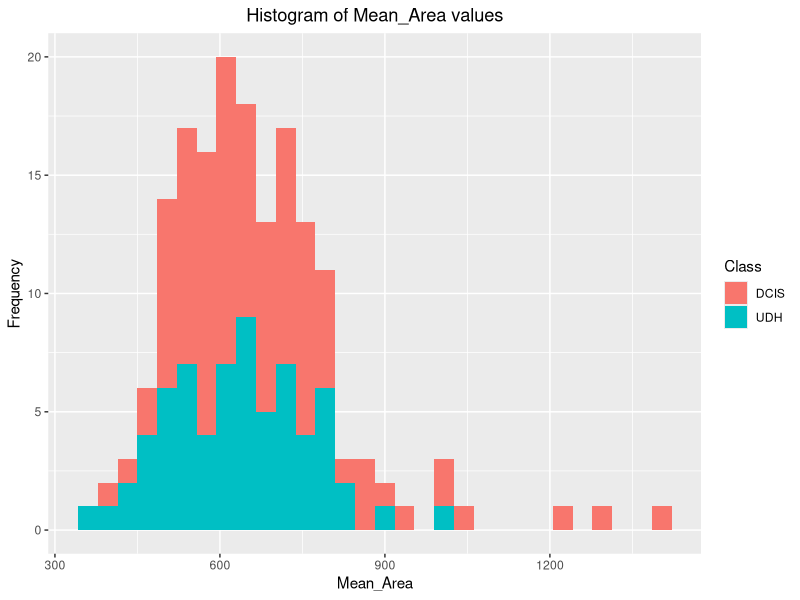
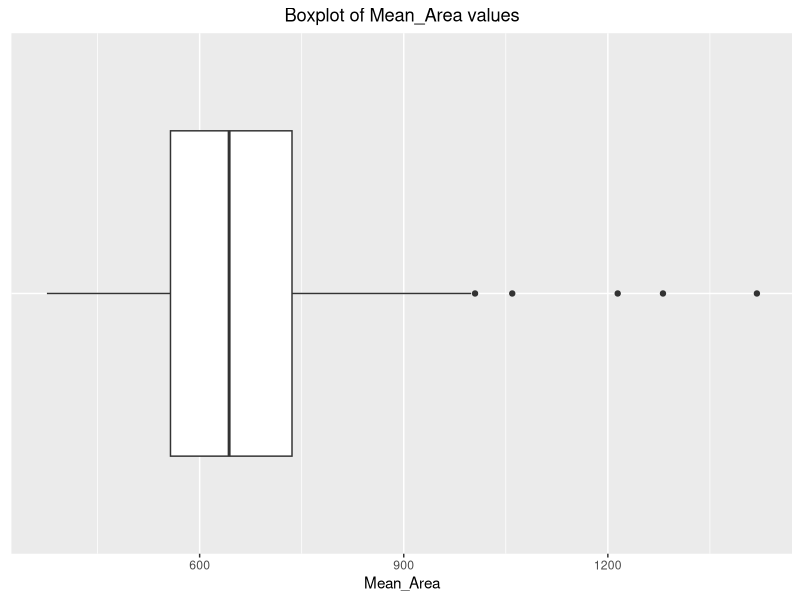
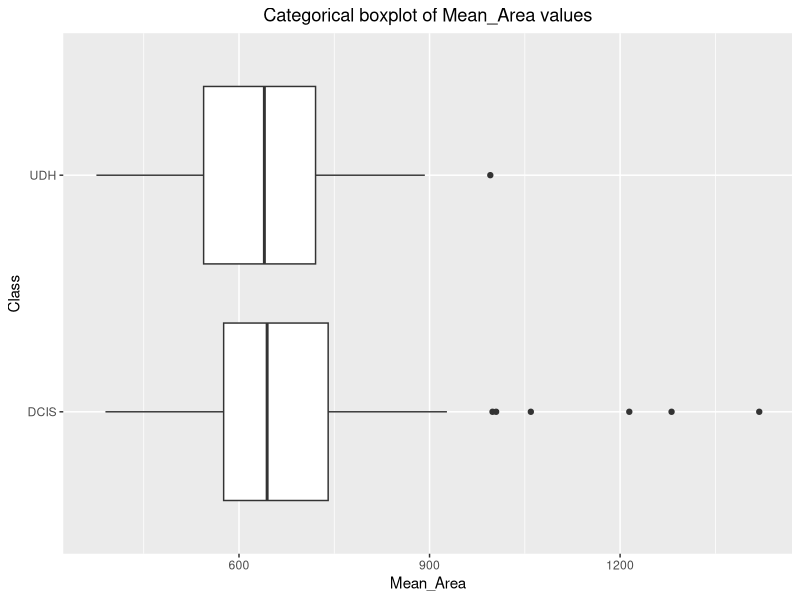
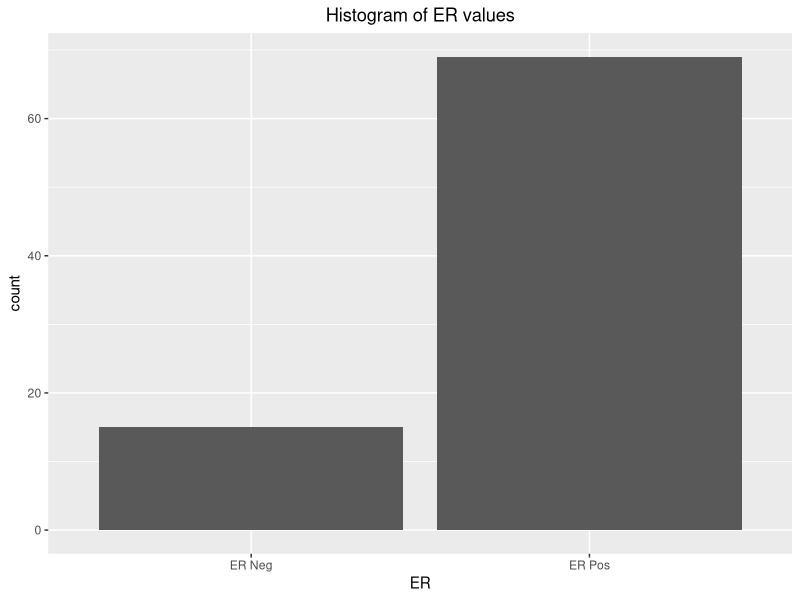
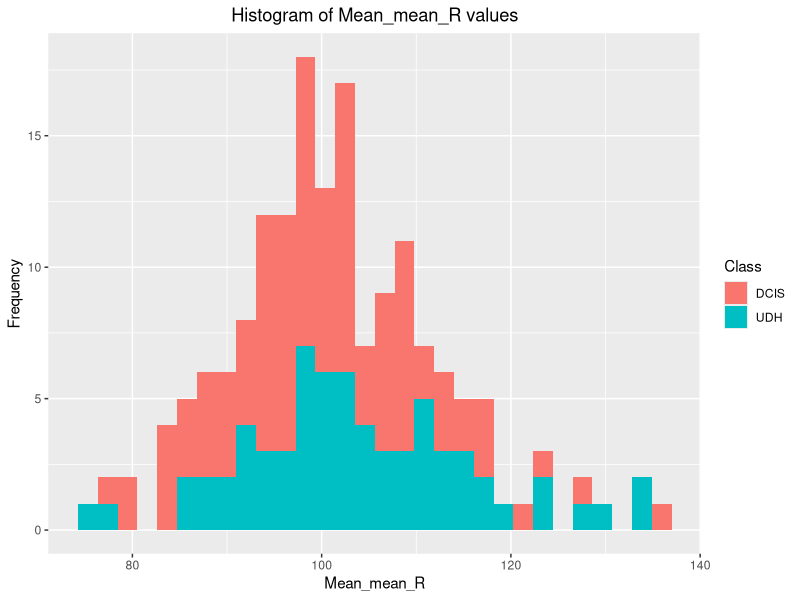
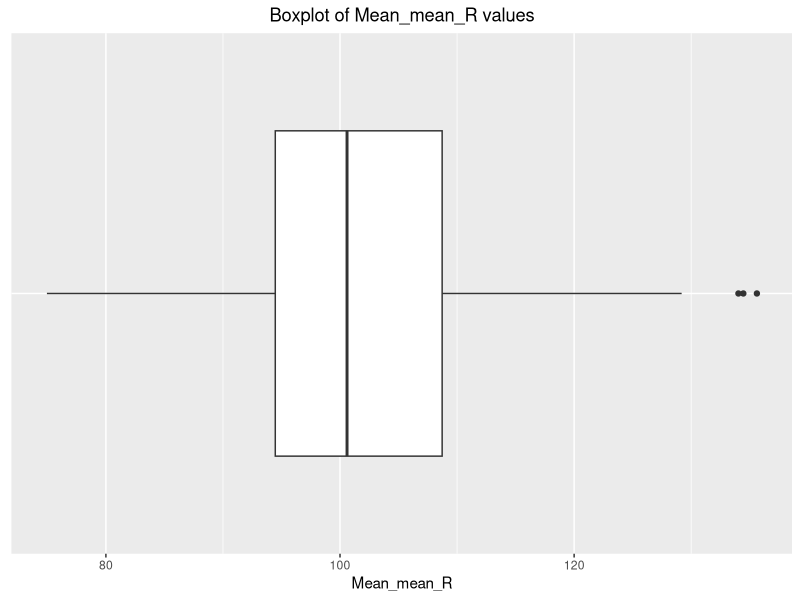
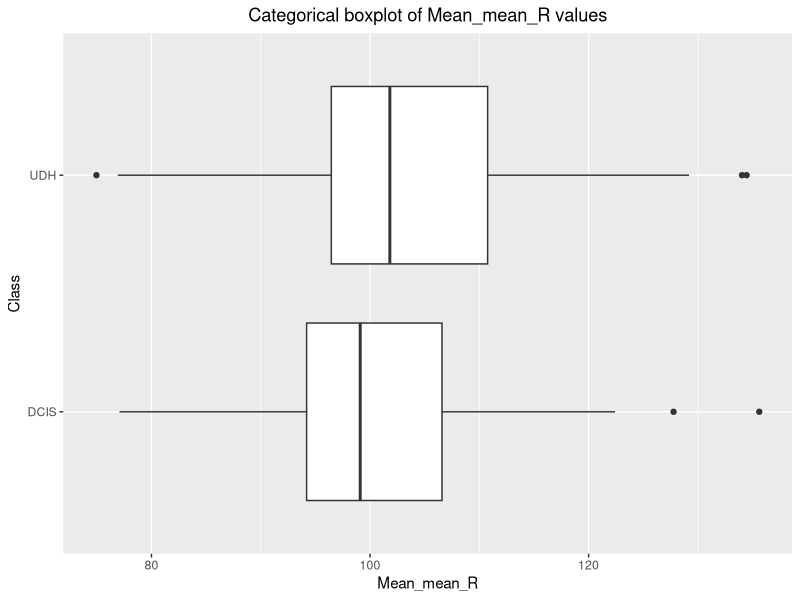
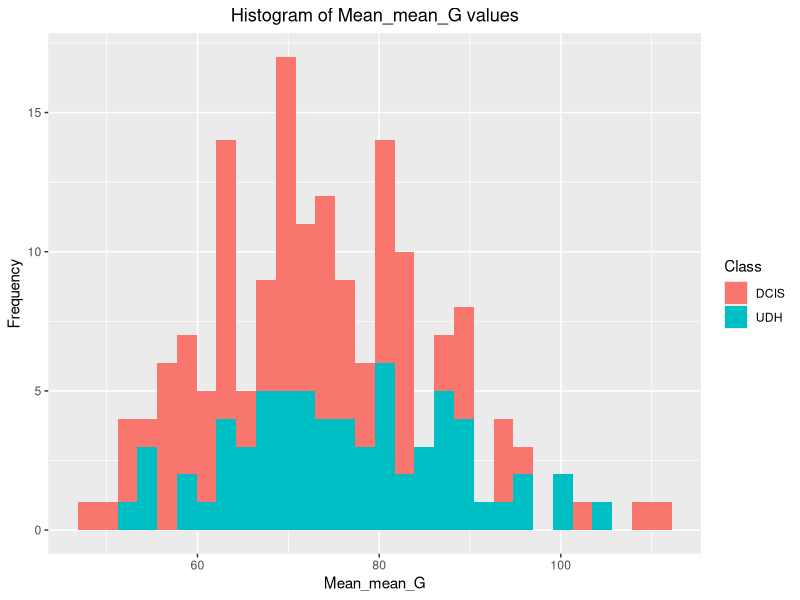

These charts were generated, in order, by the following R code:
## ---- chunk 1
data <- read.csv("cancer.csv")
names(data)

# Response variables
X <- data.frame(data)
X$ID <- NULL
X$ClassGrade <- NULL

# Predictor variables
y1 <- data$Class <- sapply(data$ClassGrade, (function(cg) gsub(".*_", "", cg)))
y2 <- data$Grade <- sapply(data$ClassGrade, (function(cg) if (cg == "UDH") "" else gsub("_.*", "", cg)))
## ---- chunk 2
library(glue)
library(ggplot2)

# Center the plot title for all plots
theme_update(plot.title = element_text(hjust = 0.5))


for (name in names(X)) {
  column <- data[[name]]
  # The ER column needs special treatment since it's string data
  if (name != "ER") {
    # Plot histogram
    p <- ggplot(data = data, aes(x = get(name), fill = Class)) +
      geom_histogram() +
      ggtitle(glue("Histogram of {name} values")) +
      xlab(name) +
      ylab("Frequency")
    show(p)
    # Plot boxplot
    p <- ggplot(data = data, aes(x = get(name), y = factor(0))) +
      geom_boxplot() +
      theme(axis.title.y = element_blank(),
            axis.text.y = element_blank(),
            axis.ticks.y = element_blank()) +
      ggtitle(glue("Boxplot of {name} values")) +
      xlab(name)
    show(p)
    # Plot categorical boxplot
    p <- ggplot(data = data, aes(x = get(name), y = Class)) +
      geom_boxplot() +
      ggtitle(glue("Categorical boxplot of {name} values")) +
      xlab(name)
    show(p)
  } else {
    er.data <- data.frame(column[column != ""])
    names(er.data) <- c("ER")
    p <- ggplot(er.data, aes(x = ER)) +
      geom_bar() +
      ggtitle(glue("Histogram of {name} values"))
    show(p)
  }
}
